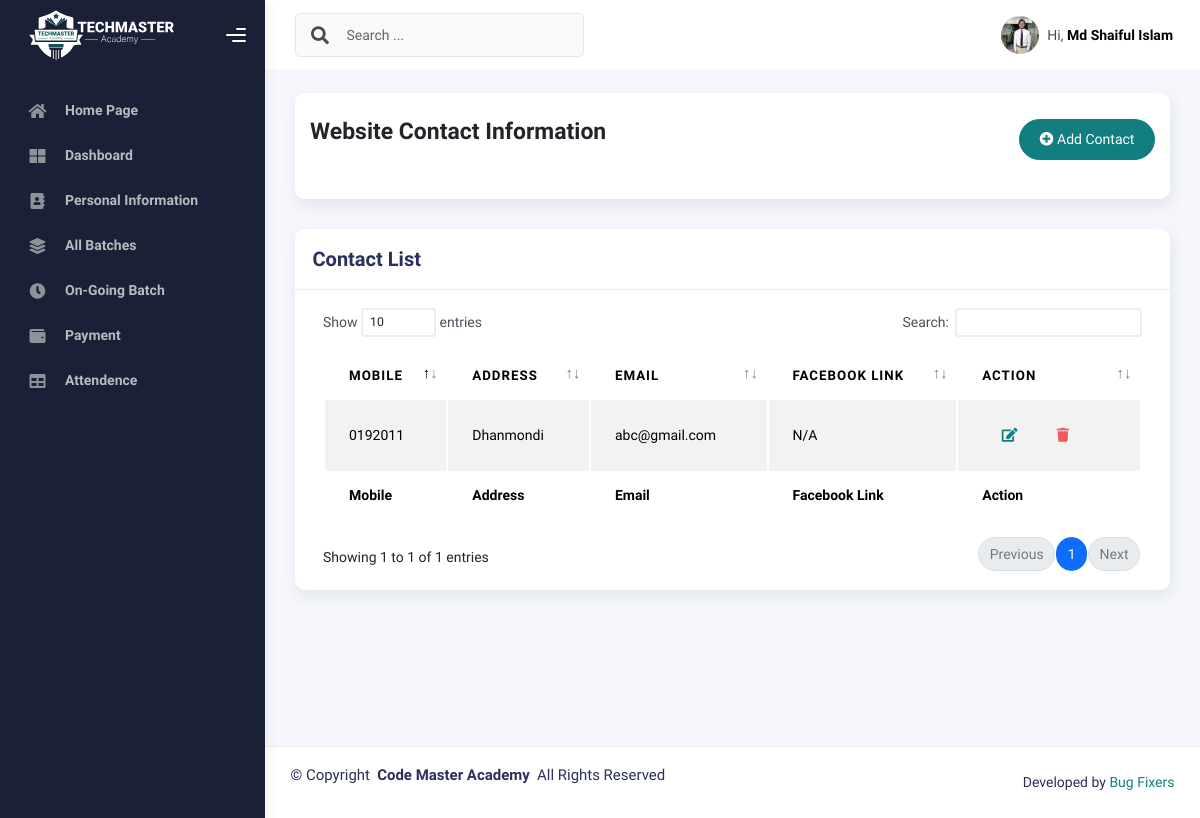
The page /contactlist/ (signed in) on the database as committed earlier.
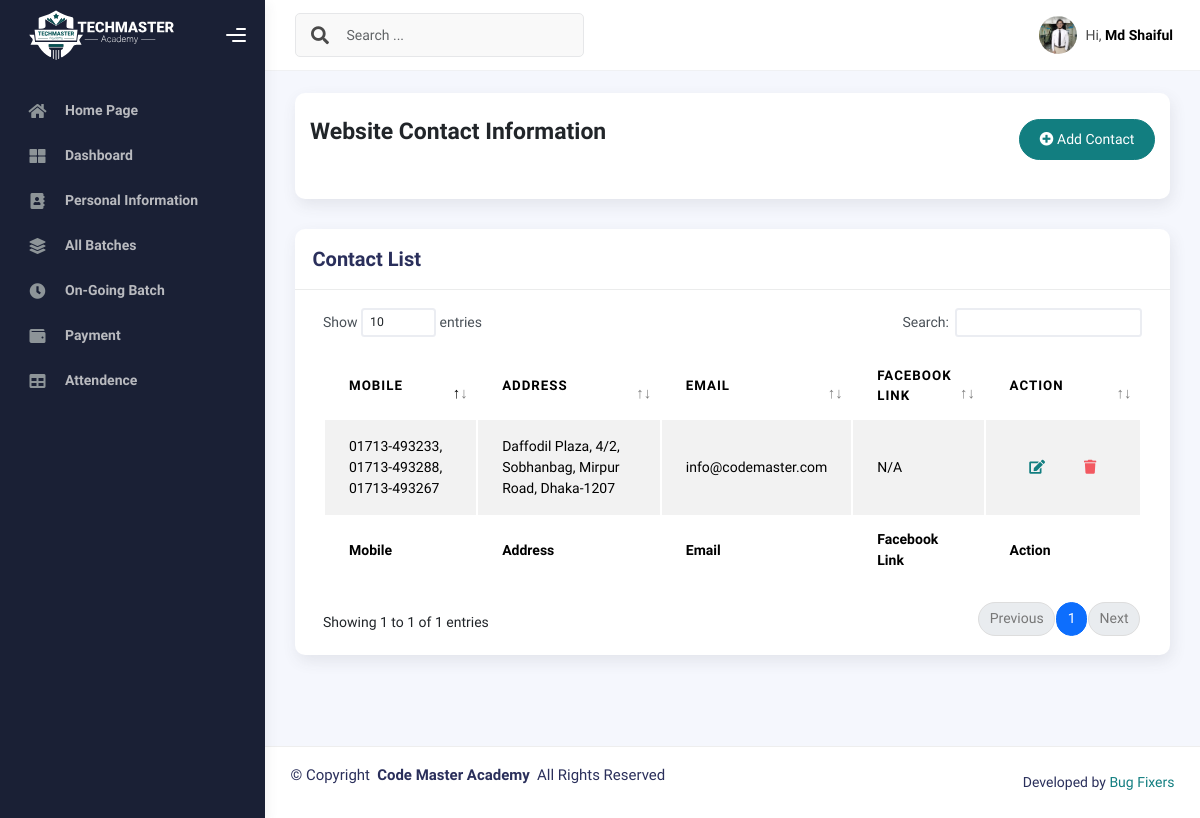
The same page on the database as committed later.
### IMSapp/models.py (models this page shows, shortened)
class IMSUserModel(AbstractUser):
    USERTYPE=[
        ('Authority','Authority'),
        ('Student','Student'),
        ('Teacher','Teacher'),
        ('Staff','Staff'),
    ]
    UserType=models.CharField(choices=USERTYPE,max_length=100, null=True)

class StudentModel(models.Model):
    Imsuser=models.OneToOneField(IMSUserModel,on_delete=models.CASCADE,related_name='studentinfo',null=True)
    StudentID=models.CharField(max_length=100,null=True)
    StudentName=models.CharField(max_length=100,null=True)
    StudentPhoto=models.ImageField(upload_to='studentPhoto',null=True)
    AdmissionDate=models.DateField(auto_now_add=True,null=True)
    EducationalQualification=models.CharField(max_length=100,null=True)
    LinkedInLink =models.CharField(max_length=150,null=True)
    GithubLink =models.CharField(max_length=150,null=True)
    FacebookLink =models.CharField(max_length=150,null=True)

class WebsiteContactModel(models.Model):
    Imsuser = models.CharField(max_length=50,null=True)
    Mobile = models.CharField(max_length=50,null=True)
    Address = models.CharField(max_length=100,null=True)
    Email = models.CharField(max_length=100,null=True)
    MapLink = models.TextField(null=True)
    GithubLink =models.CharField(max_length=150,null=True)
    FacebookLink =models.CharField(max_length=150,null=True)
    YoutubeLink =models.CharField(max_length=150,null=True)
    TwitterLink =models.CharField(max_length=150,null=True)

### IMSapp/contactviews.py (the view)
# urls.py: path('contactlist/',contactlist,name="contactlist"),
def contactlist(request):
    contactdata = WebsiteContactModel.objects.all()
    return render(request,'contact/contactlist.html',{'contactdata':contactdata})

### IMSapp/templates/contact/contactlist.html
{% extends "profilemaster/master.html" %}
{% block content %}
<div class="col-sm-12 col-md-12">
    <div class="card card-stats card-round">
        <div class="card-body">
            <div class="d-flex align-items-left align-items-md-center flex-column flex-md-row pt-2 pb-4">
                <div>
                    <h3 class="fw-bold mb-3">Website Contact Information</h3>
                </div>
                <div class="ms-md-auto py-2 py-md-0">
                    <a href="{% url 'addcontact' %}" class="btn btn-primary btn-round"><i class="fas fa-plus-circle"></i> Add Contact</a>
                </div>
            </div>
        </div>
    </div>
</div>
<div class="col-md-12">
    <div class="card">
      <div class="card-header">
        <h4 class="card-title">Contact List</h4>
      </div>
      <div class="card-body">
        <div class="table-responsive">
          <table id="basic-datatables" class="display table table-striped table-hover">
            <thead>
              <tr>
                <th>Mobile</th>
                <th>Address</th>
                <th>Email</th>
                <th>Facebook Link</th>
                <th>Action</th>
              </tr>
            </thead>
            <tfoot>
                <tr>
                    <th>Mobile</th>
                    <th>Address</th>
                    <th>Email</th>
                    <th>Facebook Link</th>
                    <th>Action</th>
                  </tr>
            </tfoot>
            <tbody>
              {% for i in contactdata %}
              <tr>
                <td>{{i.Mobile}}</td>
                <td>{{i.Address}}</td>
                <td>{{i.Email}}</td>
                <td>{{i.FacebookLink}}</td>
                <td>
                    <div class="form-button-action">
                      <a href="{% url 'editcontact' i.id %}" class="btn btn-link btn-primary btn-md">
                        <i class="fa fa-edit"></i>
                      </a>
                      <a href="{% url 'deletecontact' i.id %}" class="btn btn-link btn-danger btn-md">
                        <i class="fa fa-trash"></i>
                      </a>
                    </div>
                  </td>
              </tr>
              {% endfor %}
            </tbody>
          </table>
        </div>
      </div>
    </div>
  </div>
{% endblock content %}

### IMSapp/templates/profilemaster/header.html (shortened to what this page needs)
{% load static %}
<div class="main-header">
  <nav class="navbar navbar-header navbar-header-transparent navbar-expand-lg border-bottom">
    <div class="container-fluid">
      <nav class="navbar navbar-header-left navbar-expand-lg navbar-form nav-search p-0 d-none d-lg-flex">
        <div class="input-group">
          <div class="input-group-prepend">
            <button type="submit" class="btn btn-search pe-1">
              <i class="fa fa-search search-icon"></i>
            </button>
          </div>
          <input type="text" placeholder="Search ..." class="form-control" />
        </div>
      </nav>
      <ul class="navbar-nav topbar-nav ms-md-auto align-items-center">
        <li class="nav-item topbar-user dropdown hidden-caret">
          <a class="dropdown-toggle profile-pic" data-bs-toggle="dropdown" href="#" aria-expanded="false">
            {% if user.UserType == 'Authority' %}
            <div class="avatar-sm">
              <img src="{% static 'profileassets/img/kaiadmin/authoritylogo.png' %}" alt="..." class="avatar-img rounded-circle" />
            </div>
            <span class="profile-username">
              <span class="fw-bold">Code Master</span>
            </span>
            {% elif user.UserType == 'Student' %}
            <div class="avatar-sm">
              <img src="{{user.studentinfo.StudentPhoto.url}}" alt="..." class="avatar-img rounded-circle" />
            </div>
            <span class="profile-username">
              <span class="op-7">Hi,</span>
              <span class="fw-bold">{{user.studentinfo.StudentName}}</span>
            </span>
            {% endif %}
          </a>
        </li>
      </ul>
    </div>
  </nav>
</div>

Rows that differ between the two databases and show on the page:
changed IMSUserModel: studentinfo.StudentName "Md Shaiful Islam" → "Md Shaiful"
changed WebsiteContactModel: Mobile "0192011" → "01713-493233, 01713-493288, 01713-493267"; Address "Dhanmondi" → "Daffodil Plaza, 4/2, Sobhanbag, Mirpur Road, Dhaka-1207"; Email "abc@gmail.com" → "info@codemaster.com"
